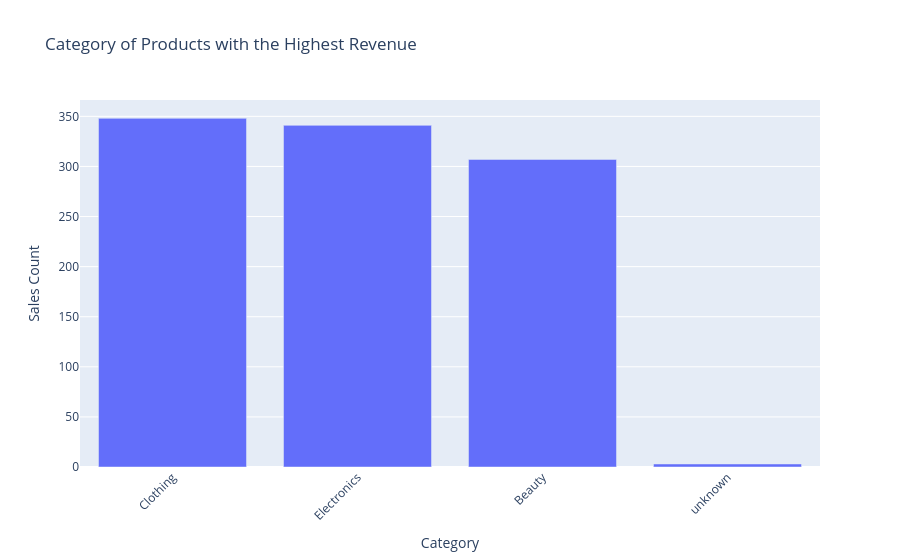

Here is the notebook cell this chart was saved with:
### Code cell
import plotly.express as px

# Group data
category_sales = df.groupby("Product Category")["Sales"].count().sort_values(ascending=False).head(100).reset_index()

# Create interactive bar chart
fig = px.bar(
    category_sales,
    x="Product Category",
    y="Sales",
    title="Category of Products with the Highest Revenue",
    labels={"Product Category": "Category", "Sales": "Sales Count"},
)

fig.update_layout(
    xaxis_tickangle=-45
)

fig.show()

### Figure 1 — Plotly figure (JSON) as saved in the notebook; plotly's stock layout.template omitted (floating-point values rounded to 4 significant figures)
{"data": [{"hovertemplate": "Category=%{x}<br>Sales Count=%{y}<extra></extra>", "legendgroup": "", "marker": {"color": "#636efa", "pattern": {"shape": ""}}, "name": "", "orientation": "v", "showlegend": false, "textposition": "auto", "type": "bar", "x": ["Clothing", "Electronics", "Beauty", "unknown"], "xaxis": "x", "y": [348, 341, 307, 3], "yaxis": "y"}], "layout": {"barmode": "relative", "legend": {"tracegroupgap": 0}, "title": {"text": "Category of Products with the Highest Revenue"}, "xaxis": {"anchor": "y", "domain": [0, 1], "tickangle": -45, "title": {"text": "Category"}}, "yaxis": {"anchor": "x", "domain": [0, 1], "title": {"text": "Sales Count"}}}}
